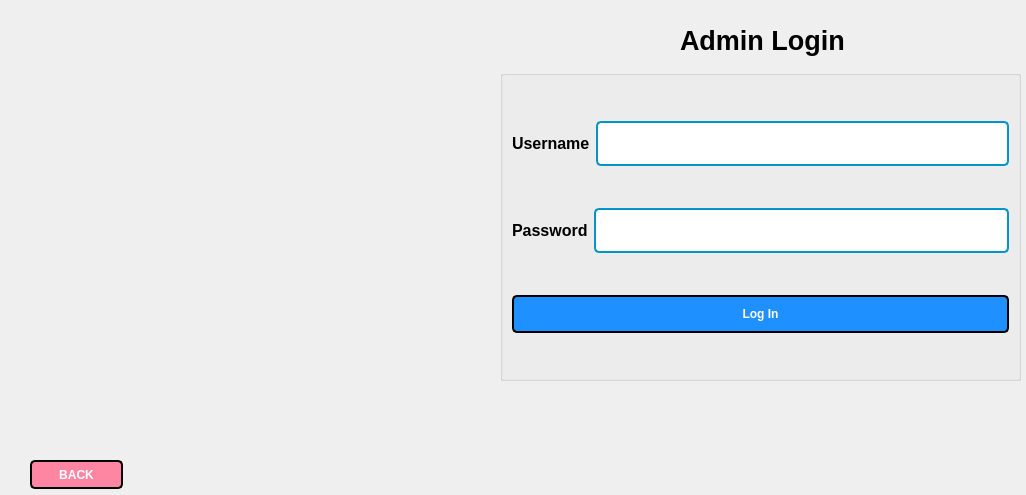
<?xml version="1.0" encoding="UTF-8"?>
<ui version="4.0">
 <class>Admin</class>
 <widget class="QDialog" name="Admin">
  <property name="geometry">
   <rect>
    <x>0</x>
    <y>0</y>
    <width>1026</width>
    <height>495</height>
   </rect>
  </property>
  <property name="windowTitle">
   <string>Admin</string>
  </property>
  <property name="styleSheet">
   <string notr="true">QLineEdit {
    padding: 10px;
    border: 2px solid #0096C9;
    border-radius: 5px;
    font-size: 16px;
    font-family: Arial;
}

</string>
  </property>
  <widget class="QGroupBox" name="groupBox">
   <property name="geometry">
    <rect>
     <x>500</x>
     <y>70</y>
     <width>521</width>
     <height>311</height>
    </rect>
   </property>
   <property name="title">
    <string/>
   </property>
   <layout class="QVBoxLayout" name="verticalLayout">
    <item>
     <layout class="QHBoxLayout" name="horizontalLayout">
      <item>
       <widget class="QLabel" name="label">
        <property name="font">
         <font>
          <pointsize>12</pointsize>
          <bold>true</bold>
         </font>
        </property>
        <property name="text">
         <string>Username</string>
        </property>
       </widget>
      </item>
      <item>
       <widget class="QLineEdit" name="lineEdit_admin_username"/>
      </item>
     </layout>
    </item>
    <item>
     <layout class="QHBoxLayout" name="horizontalLayout_2">
      <item>
       <widget class="QLabel" name="label_2">
        <property name="font">
         <font>
          <pointsize>12</pointsize>
          <bold>true</bold>
         </font>
        </property>
        <property name="text">
         <string>Password</string>
        </property>
       </widget>
      </item>
      <item>
       <widget class="QLineEdit" name="lineEdit_admin_password">
        <property name="echoMode">
         <enum>QLineEdit::Password</enum>
        </property>
       </widget>
      </item>
     </layout>
    </item>
    <item>
     <widget class="QPushButton" name="pushButton_admin_login">
      <property name="styleSheet">
       <string notr="true">QPushButton {
  background-color: #1E90FF;
  color: white;
  border-radius: 5px;
  padding: 10px;
  font-weight: bold;
  border: 2px solid black;
}

QPushButton:hover {
  background-color: rgb(166, 98, 200);
  font-style: italic;
  border: 2px solid white;
  color:black;
}

QPushButton:pressed {
  background-color: #008080;
  font-weight: bold;
  color: white;
  border: 2px solid white;
}
</string>
      </property>
      <property name="text">
       <string>Log In</string>
      </property>
     </widget>
    </item>
   </layout>
  </widget>
  <widget class="QPushButton" name="pushButton_admin_back">
   <property name="geometry">
    <rect>
     <x>30</x>
     <y>460</y>
     <width>93</width>
     <height>29</height>
    </rect>
   </property>
   <property name="styleSheet">
    <string notr="true">QPushButton {
  background-color: rgb(255, 134, 162);
  color: white;
  border-radius: 5px;
  padding: 5px;
  font-weight: bold;
  border: 2px solid black;
}

QPushButton:hover {
  background-color: rgb(166, 98, 200);
  font-style: italic;
  border: 2px solid white;
  color:black;
}

QPushButton:pressed {
  background-color: #008080;
  font-weight: bold;
  color: white;
  border: 2px solid white;
}
</string>
   </property>
   <property name="text">
    <string>BACK</string>
   </property>
  </widget>
  <widget class="QLabel" name="label_admin">
   <property name="geometry">
    <rect>
     <x>20</x>
     <y>70</y>
     <width>481</width>
     <height>301</height>
    </rect>
   </property>
   <property name="text">
    <string/>
   </property>
  </widget>
  <widget class="QLabel" name="label_3">
   <property name="geometry">
    <rect>
     <x>680</x>
     <y>20</y>
     <width>221</width>
     <height>41</height>
    </rect>
   </property>
   <property name="font">
    <font>
     <pointsize>20</pointsize>
     <bold>true</bold>
    </font>
   </property>
   <property name="text">
    <string>Admin Login</string>
   </property>
  </widget>
 </widget>
 <resources/>
 <connections/>
</ui>
